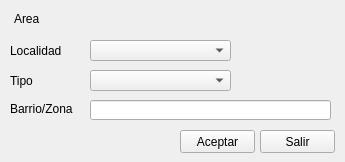
<?xml version="1.0" encoding="UTF-8"?>
<ui version="4.0">
 <class>Form</class>
 <widget class="QWidget" name="Form">
  <property name="windowModality">
   <enum>Qt::ApplicationModal</enum>
  </property>
  <property name="geometry">
   <rect>
    <x>0</x>
    <y>0</y>
    <width>345</width>
    <height>162</height>
   </rect>
  </property>
  <property name="windowTitle">
   <string>Area</string>
  </property>
  <widget class="QLabel" name="label">
   <property name="geometry">
    <rect>
     <x>14</x>
     <y>12</y>
     <width>47</width>
     <height>13</height>
    </rect>
   </property>
   <property name="text">
    <string>Area</string>
   </property>
  </widget>
  <widget class="QLabel" name="lblArea">
   <property name="geometry">
    <rect>
     <x>76</x>
     <y>11</y>
     <width>91</width>
     <height>16</height>
    </rect>
   </property>
   <property name="text">
    <string>&lt;automático&gt;</string>
   </property>
  </widget>
  <widget class="QPushButton" name="cmdAceptar">
   <property name="geometry">
    <rect>
     <x>180</x>
     <y>130</y>
     <width>75</width>
     <height>23</height>
    </rect>
   </property>
   <property name="text">
    <string>Aceptar</string>
   </property>
  </widget>
  <widget class="QComboBox" name="cmbLocalidad">
   <property name="geometry">
    <rect>
     <x>90</x>
     <y>40</y>
     <width>141</width>
     <height>21</height>
    </rect>
   </property>
  </widget>
  <widget class="QComboBox" name="cmbZona">
   <property name="geometry">
    <rect>
     <x>90</x>
     <y>70</y>
     <width>141</width>
     <height>21</height>
    </rect>
   </property>
  </widget>
  <widget class="QLabel" name="label_13">
   <property name="geometry">
    <rect>
     <x>10</x>
     <y>43</y>
     <width>81</width>
     <height>16</height>
    </rect>
   </property>
   <property name="text">
    <string>Localidad</string>
   </property>
  </widget>
  <widget class="QLabel" name="label_14">
   <property name="geometry">
    <rect>
     <x>10</x>
     <y>73</y>
     <width>81</width>
     <height>16</height>
    </rect>
   </property>
   <property name="text">
    <string>Tipo</string>
   </property>
  </widget>
  <widget class="QPushButton" name="cmdSalir">
   <property name="geometry">
    <rect>
     <x>260</x>
     <y>130</y>
     <width>75</width>
     <height>23</height>
    </rect>
   </property>
   <property name="text">
    <string>Salir</string>
   </property>
  </widget>
  <widget class="QLineEdit" name="txtBarrio">
   <property name="geometry">
    <rect>
     <x>90</x>
     <y>100</y>
     <width>241</width>
     <height>20</height>
    </rect>
   </property>
   <property name="text">
    <string/>
   </property>
  </widget>
  <widget class="QLabel" name="label_15">
   <property name="geometry">
    <rect>
     <x>10</x>
     <y>101</y>
     <width>81</width>
     <height>16</height>
    </rect>
   </property>
   <property name="text">
    <string>Barrio/Zona</string>
   </property>
  </widget>
 </widget>
 <resources/>
 <connections/>
</ui>
